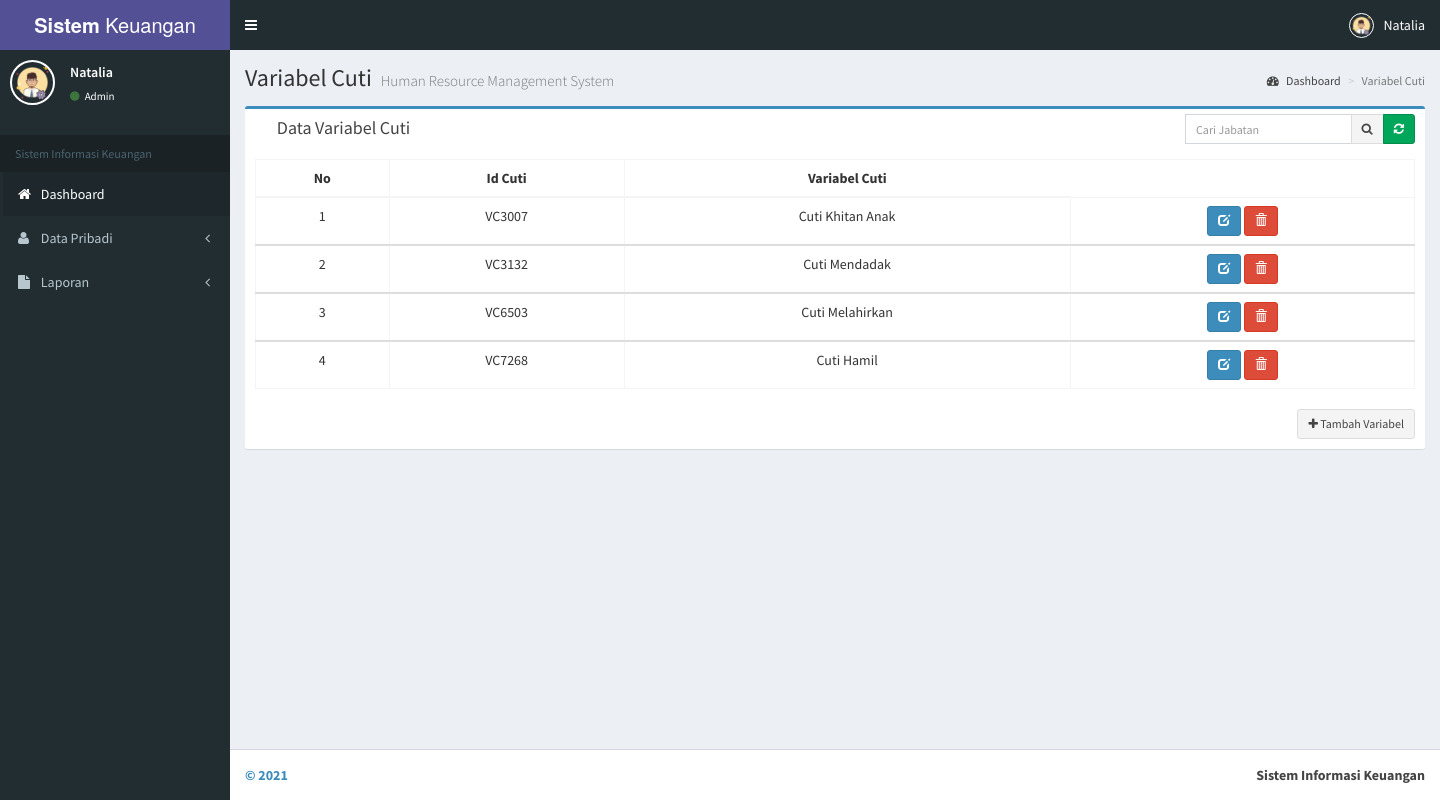
The page /keuangan/User/jenis.php (signed in) on the database its author committed.
### tables this page shows
CREATE TABLE `jenis_cuti` (
  `id_cuti` varchar(10) NOT NULL,
  `nama_cuti` varchar(50) NOT NULL
);

### keuangan/User/jenis.php (the view, shortened to what this page needs)
<?php
include "session.php";
?>
<!DOCTYPE html>
<html>
  <?php include "head.php"; ?>
  <body class="hold-transition skin-purple sidebar-mini">
    <div class="wrapper">
      <?php include "header.php"; ?>
      <?php include "menu.php"; ?>
      <div class="content-wrapper">
        <section class="content-header">
          <h1>
            Variabel Cuti
            <small>Human Resource Management System</small>
          </h1>
          <ol class="breadcrumb">
            <li><a href="index.php"><i class="fa fa-dashboard"></i> Dashboard</a></li>
            <li class="active">Variabel Cuti</li>
          </ol>
        </section>
        <section class="content">
          <div class="row">
            <section class="col-lg-12 connectedSortable">
              <div class="box box-primary">
                <div class="box-header">
                  <i class="ion ion-clipboard"></i>
                  <h3 class="box-title">Data Variabel Cuti</h3>
                  <div class="box-tools pull-right">
                  <form action='departemen.php' method="POST">
    	             <div class="input-group" style="width: 230px;">
                      <input type="text" name="qcari" class="form-control input-sm pull-right" placeholder="Cari Jabatan">
                      <div class="input-group-btn">
                        <button type="submit" class="btn btn-sm btn-default tooltips" data-placement="bottom" data-toggle="tooltip" title="Cari Data"><i class="fa fa-search"></i></button>
                        <a href="departemen.php" class="btn btn-sm btn-success tooltips" data-placement="bottom" data-toggle="tooltip" title="Refresh"><i class="fa fa-refresh"></i></a>
                      </div>
                    </div>
                    </form>
                  </div>
                </div>
                <div class="box-body">
                  <?php
                    $query1="select * from jenis_cuti";
                    $tampil=mysqli_query($koneksi, $query1) or die(mysqli_error());
                    ?>
                  <table id="example" class="table table-responsive table-hover table-bordered">
                  <thead>
                      <tr>
                        <th><center>No </center></th>
                        <th><center>Id Cuti </center></th>
                        <th><center>Variabel Cuti </center></th>
                      </tr>
                  </thead>
                     <?php
                     $no=0;
                     while($data=mysqli_fetch_array($tampil))
                    { $no++; ?>
                    <tbody>
                    <tr>
                    <td><center><?php echo $no; ?></center></td>
                    <td><center><?php echo $data['id_cuti'];?></center></td>
                    <td><center><?php echo $data['nama_cuti'];?></center></td>
                    <td><center><div id="thanks"><a class="btn btn-sm btn-primary" data-placement="bottom" data-toggle="tooltip" title="Edit Jabatan" href="edit-jenis.php?aksi=edit&kd=<?php echo $data['id_cuti'];?>"><span class="glyphicon glyphicon-edit"></span></a>
                        <a onclick="return confirm ('Yakin hapus <?php echo $data['nama_cuti'];?>.?');" class="btn btn-sm btn-danger tooltips" data-placement="bottom" data-toggle="tooltip" title="Hapus Jabatan" href="jenis.php?aksi=hapus&kd=<?php echo $data['id_cuti'];?>"><span class="glyphicon glyphicon-trash"></a></center></td></tr></div>
                 <?php
              }
              ?>
                </div>
                <div class="box-footer clearfix no-border">
                  <a href="input-jenis.php" class="btn btn-sm btn-default pull-right"><i class="fa fa-plus"></i> Tambah Variabel</a>
                  </div>
      <?php include "footer.php"; ?>
  </body>
</html>

### rows shown on the page
jenis_cuti: id_cuti "VC3007", nama_cuti "Cuti Khitan Anak"
jenis_cuti: id_cuti "VC3132", nama_cuti "Cuti Mendadak"
jenis_cuti: id_cuti "VC6503", nama_cuti "Cuti Melahirkan"
jenis_cuti: id_cuti "VC7268", nama_cuti "Cuti Hamil"

### other values the page prints
$_SESSION['nama'] "Natalia"
$_SESSION['level'] "Admin"
